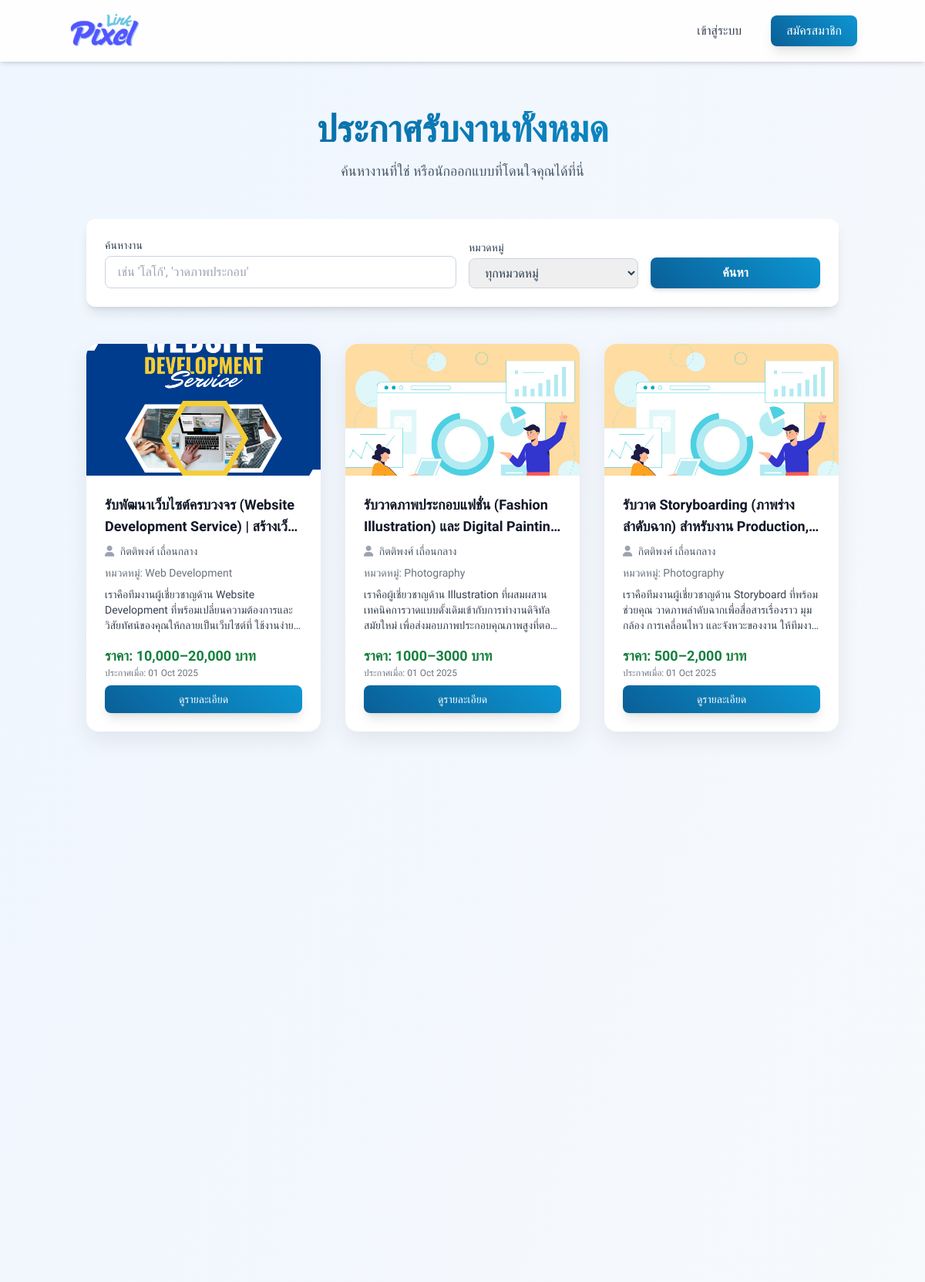
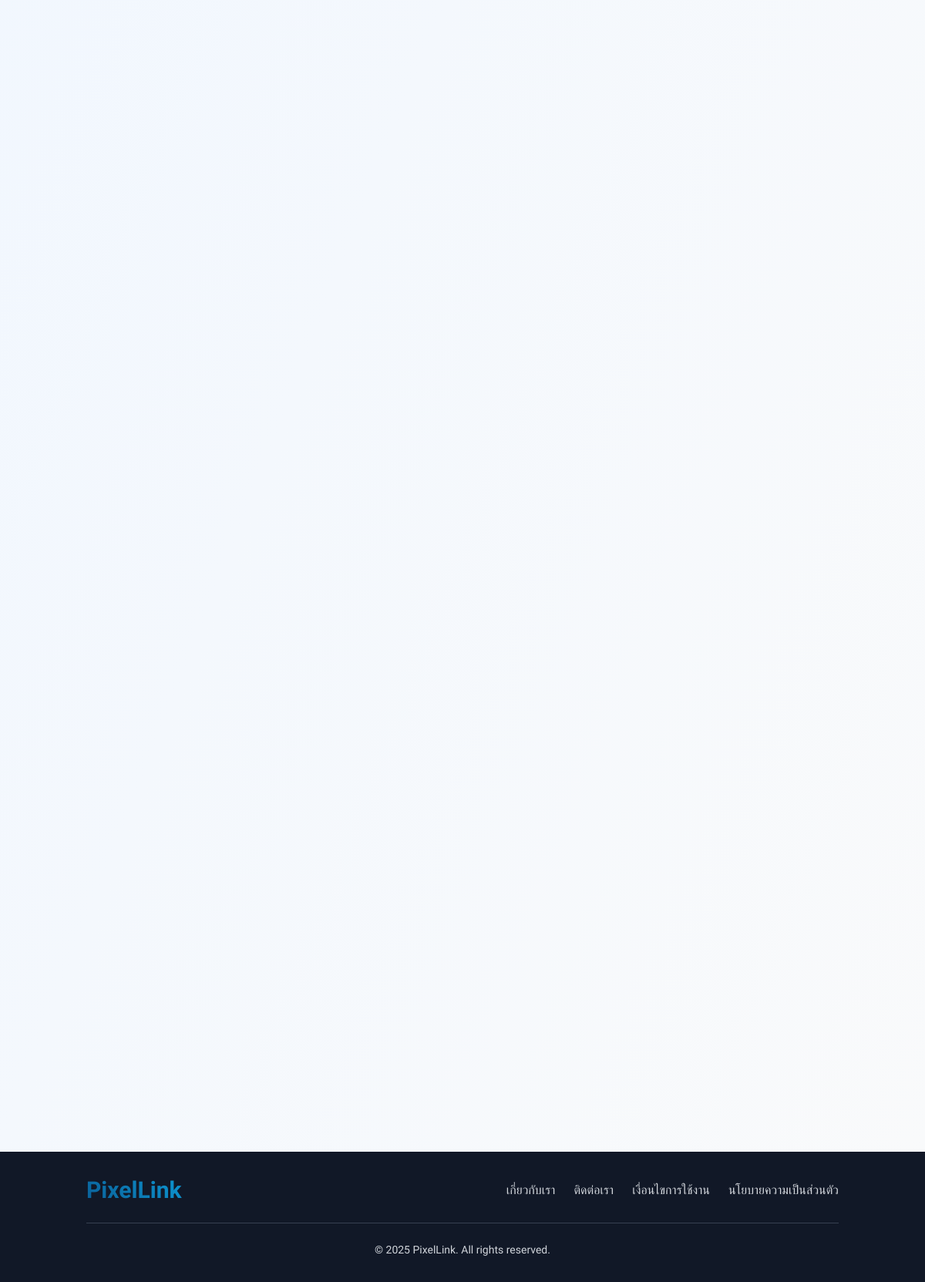
Page /job_listings.php on the committed database (2 pictures, top to bottom).
### tables this page shows
CREATE TABLE `job_postings` (
  `post_id` int(11) NOT NULL,
  `designer_id` int(11) NOT NULL,
  `title` varchar(255) NOT NULL,
  `description` text DEFAULT NULL,
  `category_id` int(11) DEFAULT NULL,
  `price_range` varchar(100) DEFAULT NULL,
  `posted_date` timestamp NOT NULL DEFAULT current_timestamp(),
  `status` enum('active','inactive','completed') DEFAULT 'active',
  `client_id` int(11) NOT NULL,
  `main_image_id` int(11) DEFAULT NULL
);

CREATE TABLE `uploaded_files` (
  `file_id` int(11) NOT NULL,
  `contract_id` int(11) DEFAULT NULL,
  `job_post_id` int(11) DEFAULT NULL,
  `uploader_id` int(11) NOT NULL,
  `file_name` varchar(255) NOT NULL,
  `file_path` varchar(255) NOT NULL,
  `uploaded_at` timestamp NOT NULL DEFAULT current_timestamp(),
  `file_size` int(11) DEFAULT NULL,
  `uploaded_by_user_id` int(11) DEFAULT NULL,
  `file_type` varchar(255) DEFAULT NULL,
  `uploaded_date` datetime DEFAULT NULL
);

CREATE TABLE `users` (
  `user_id` int(11) NOT NULL,
  `username` varchar(50) NOT NULL,
  `password` varchar(255) NOT NULL,
  `email` varchar(100) NOT NULL,
  `first_name` varchar(100) NOT NULL,
  `last_name` varchar(100) NOT NULL,
  `phone_number` varchar(20) NOT NULL,
  `user_type` enum('admin','designer','client') NOT NULL,
  `registration_date` timestamp NOT NULL DEFAULT current_timestamp(),
  `is_approved` tinyint(1) DEFAULT 0,
  `last_activity` datetime DEFAULT NULL,
  `is_active` tinyint(1) DEFAULT 1,
  `is_verified` tinyint(1) NOT NULL DEFAULT 0 COMMENT '0=Not Verified, 1=Verified',
  `last_login` timestamp NULL DEFAULT NULL
);

CREATE TABLE `job_categories` (
  `category_id` int(11) NOT NULL,
  `category_name` varchar(100) NOT NULL
);

### job_listings.php (the view, shortened to what this page needs)
<?php
$servername = "localhost";
$username = "root";
$password = "";
$dbname = "pixellink";
$condb = new mysqli($servername, $username, $password, $dbname);
$condb->set_charset("utf8");
$loggedInUserName = $_SESSION['full_name'] ?? $_SESSION['username'] ?? 'Designer';
$search_keyword = $_GET['search'] ?? '';
$type = $_GET['type'] ?? 'postings';
$jobs = [];
if ($type === 'postings') {
    $page_title = "ประกาศรับงานทั้งหมด";
    $sql = "SELECT
                jp.post_id AS id,
                jp.title,
                jp.description,
                jp.price_range,
                jp.posted_date,
                'posting' AS type,
                u.first_name,
                u.last_name,
                u.is_verified,
                jc.category_name,
                uf.file_path AS job_image_path
            FROM job_postings AS jp
            JOIN users AS u ON jp.designer_id = u.user_id
            LEFT JOIN job_categories AS jc ON jp.category_id = jc.category_id
            LEFT JOIN uploaded_files AS uf ON jp.main_image_id = uf.file_id
            WHERE jp.status = 'active'";
    $sql .= " ORDER BY jp.posted_date DESC";
}
$stmt = $condb->prepare($sql);
if ($stmt) {
    $stmt->execute();
    $result = $stmt->get_result();
    $jobs = $result->fetch_all(MYSQLI_ASSOC);
} else {
    error_log("SQL Error: " . $condb->error);
}
?>
<?php include 'includes/header.php'; ?>
<body class="min-h-screen flex flex-col">
    <nav class="bg-white/90 backdrop-blur-sm p-4 shadow-md sticky top-0 z-50">
        <div class="container mx-auto flex justify-between items-center">
            <a href="index.php"><img src="dist/img/logo.png" alt="PixelLink Logo" class="h-12 transition-transform hover:scale-105"></a>
            <div class="space-x-4 flex items-center">
                <?php if (isset($_SESSION['user_id'])) : ?>
                    <span class="font-medium text-slate-700">สวัสดี, <?= htmlspecialchars($loggedInUserName) ?>!</span>
                    <?php
                    $profile_path = 'designer/view_profile.php';
                    if ($_SESSION['user_type'] === 'client') {
                        $profile_path = 'client/view_profile.php';
                    }
                    ?>
                    <a href="<?= $profile_path ?>?user_id=<?= $_SESSION['user_id']; ?>" class="btn-primary text-white px-5 py-2 rounded-lg font-medium shadow-md">ดูโปรไฟล์</a>
                    <a href="logout.php" class="btn-danger text-white px-5 py-2 rounded-lg font-medium shadow-md">ออกจากระบบ</a>
                <?php else : ?>
                    <a href="login.php" class="text-xs sm:text-base px-3 py-1.5 sm:px-5 sm:py-2 rounded-lg font-medium border-2 border-transparent hover:border-blue-300 hover:text-blue-600 transition duration-300 text-gray-700 whitespace-nowrap">เข้าสู่ระบบ</a>
                    <a href="register.php" class="btn-primary text-xs sm:text-base px-4 py-2 sm:px-5 sm:py-2 rounded-lg font-medium shadow-lg whitespace-nowrap">สมัครสมาชิก</a>
                <?php endif; ?>
            </div>
        </div>
    </nav>
    <main class="flex-grow">
        <section id="job-listings" class="py-12 md:py-16 bg-gradient-to-br from-blue-50 to-gray-50">
            <div class="container mx-auto px-4 md:px-6">
                <div class="text-center mb-12 animate-fade-in">
                    <h1 class="text-4xl md:text-5xl font-bold text-gradient"><?= htmlspecialchars($page_title) ?></h1>
                    <p class="mt-4 text-lg text-slate-600">ค้นหางานที่ใช่ หรือนักออกแบบที่โดนใจคุณได้ที่นี่</p>
                </div>
                <form action="job_listings.php" method="GET" class="mb-12 p-6 bg-white rounded-xl shadow-lg animate-fade-in">
                    <div class="grid grid-cols-1 md:grid-cols-4 gap-4 items-end">
                        <div class="col-span-1 md:col-span-2">
                            <label for="search-keyword" class="block text-sm font-medium text-slate-700 mb-1">ค้นหางาน</label>
                            <input type="text" name="search" id="search-keyword" value="<?= htmlspecialchars($search_keyword) ?>" placeholder="เช่น 'โลโก้', 'วาดภาพประกอบ'" class="w-full px-4 py-2 border border-slate-300 rounded-lg focus:ring-blue-500 focus:border-blue-500">
                        </div>
                        <div>
                            <label for="filter-category" class="block text-sm font-medium text-slate-700 mb-1">หมวดหมู่</label>
                            <select name="category" id="filter-category" class="w-full px-4 py-2 border border-slate-300 rounded-lg focus:ring-blue-500 focus:border-blue-500">
                                <option value="0">ทุกหมวดหมู่</option>
                            </select>
                        </div>
                        <button type="submit" class="btn-primary text-white px-6 py-2 rounded-lg font-semibold shadow-md w-full">ค้นหา</button>
                    </div>
                </form>
                <?php if (empty($jobs)): ?>
                    <div class="bg-yellow-100 border-l-4 border-yellow-500 text-yellow-700 p-6 rounded-lg text-center mt-12">
                        <p class="font-bold text-xl">ไม่พบผลลัพธ์ที่ตรงกัน</p>
                        <p class="mt-2">กรุณาลองเปลี่ยนคำค้นหาหรือตัวกรองของคุณ</p>
                    </div>
                <?php else: ?>
                    <div class="grid grid-cols-1 sm:grid-cols-2 lg:grid-cols-3 xl:grid-cols-4 gap-8">
                        <?php foreach ($jobs as $job): ?>
                            <div class="card-item flex flex-col animate-card-appear">
                                <?php
                                $image_source = 'dist/img/pdpa02.jpg';
                                if (!empty($job['job_image_path'])) {
                                    $correct_path = str_replace('../', '', $job['job_image_path']);
                                    if (file_exists($correct_path)) {
                                        $image_source = htmlspecialchars($correct_path);
                                    }
                                }
                                ?>
                                <a href="job_detail.php?id=<?= $job['id'] ?>&type=<?= $job['type'] ?>">
                                    <img src="<?= $image_source ?>" alt="ภาพประกอบงาน: <?= htmlspecialchars($job['title']) ?>" class="card-image">
                                </a>
                                <div class="p-4 md:p-6 flex-grow flex flex-col justify-between">
                                    <div>
                                        <h3 class="text-lg font-semibold text-gray-900 line-clamp-2"><?= htmlspecialchars($job['title']) ?></h3>
                                        <p class="text-sm text-gray-600 my-2">
                                            <i class="fas fa-user mr-1 text-gray-400"></i>
                                            <?= htmlspecialchars($job['first_name'] . ' ' . $job['last_name']) ?>
                                        </p>
                                        <p class="text-sm text-gray-500 mb-2">หมวดหมู่: <?= htmlspecialchars($job['category_name'] ?? 'ไม่ระบุ') ?></p>
                                        <p class="text-sm text-gray-700 line-clamp-3 font-light"><?= htmlspecialchars($job['description']) ?></p>
                                    </div>
                                    <div class="mt-4">
                                        <p class="text-lg font-semibold text-green-700">ราคา: <?= htmlspecialchars($job['price_range'] ?? 'สอบถาม') ?></p>
                                        <p class="text-xs text-gray-500">ประกาศเมื่อ: <?= date('d M Y', strtotime($job['posted_date'])) ?></p>
                                        <a href="job_detail.php?id=<?= $job['id'] ?>&type=<?= $job['type'] ?>" class="mt-2 inline-block btn-primary text-white px-4 py-2 rounded-lg font-medium text-sm shadow-lg w-full text-center">ดูรายละเอียด</a>
                                    </div>
                                </div>
                            </div>
                        <?php endforeach; ?>
                    </div>
                <?php endif; ?>
            </div>
        </section>
    </main>
    <?php include 'includes/footer.php'; ?>

### job_listings.php (style rules this page uses)
.animate-fade-in { opacity: 0; transition: opacity 1.2s ease-out; }
.animate-fade-in.is-visible { opacity: 1; }
.animate-card-appear { opacity: 0; transform: translateY(20px); transition: opacity 0.6s ease-out, transform 0.6s ease-out; }
.animate-card-appear.is-visible { opacity: 1; transform: translateY(0); }

### includes/header.php (style rules this page uses)
* { font-family: 'Kanit', sans-serif; font-style: normal; font-weight: 400; }
body { background: linear-gradient(135deg, #f0f4f8 0%, #e8edf3 100%); color: #2c3e50; overflow-x: hidden; }
.btn-primary { background: linear-gradient(45deg, #0a5f97 0%, #0d96d2 100%); color: white; transition: all 0.3s ease; box-shadow: 0 4px 15px rgba(13, 150, 210, 0.3); }
.text-gradient { background: linear-gradient(45deg, #0a5f97, #0d96d2); -webkit-background-clip: text; -webkit-text-fill-color: transparent; }
.card-item { background: white; border-radius: 1rem; box-shadow: 0 10px 30px rgba(0, 0, 0, 0.08); transition: all 0.3s ease; display: flex; flex-direction: column; }
.card-image { width: 100%; aspect-ratio: 16/9; object-fit: cover; border-top-left-radius: 1rem; border-top-right-radius: 1rem; }

### rows in the picture
job_postings: uploaded_files.file_path (picture), title "รับพัฒนาเว็บไซต์ครบวงจร (Website Development Service)…", designer.last_name "กิตติพงศ์ เถื่อนกลาง", category.category_name "Web Development", description "เราคือทีมงานผู้เชี่ยวชาญด้าน Website Development ที่พร้อมเปลี่ยนความต้องการและวิสัยทัศน์ของคุณให้กลายเป็นเว็บไซต์ที่…", price_range "10,000–20,000 บาท", posted_date "01 Oct 2025"
job_postings: title "รับวาดภาพประกอบแฟชั่น (Fashion Illustration) และ Digital…", designer.last_name "กิตติพงศ์ เถื่อนกลาง", category.category_name "Photography", description "เราคือผู้เชี่ยวชาญด้าน Illustration…", price_range "1000–3000 บาท", posted_date "01 Oct 2025"
job_postings: title "รับวาด Storyboarding (ภาพร่างลำดับฉาก) สำหรับงาน…", designer.last_name "กิตติพงศ์ เถื่อนกลาง", category.category_name "Photography", description "เราคือทีมงานผู้เชี่ยวชาญด้าน Storyboard ที่พร้อมช่วยคุณ วาดภาพลำดับฉากเพื่อสื่อสารเรื่องราว มุมกล้อง การเคลื่อนไหว…", price_range "500–2,000 บาท", posted_date "01 Oct 2025"

### other values in the picture
$page_title "ประกาศรับงานทั้งหมด"
